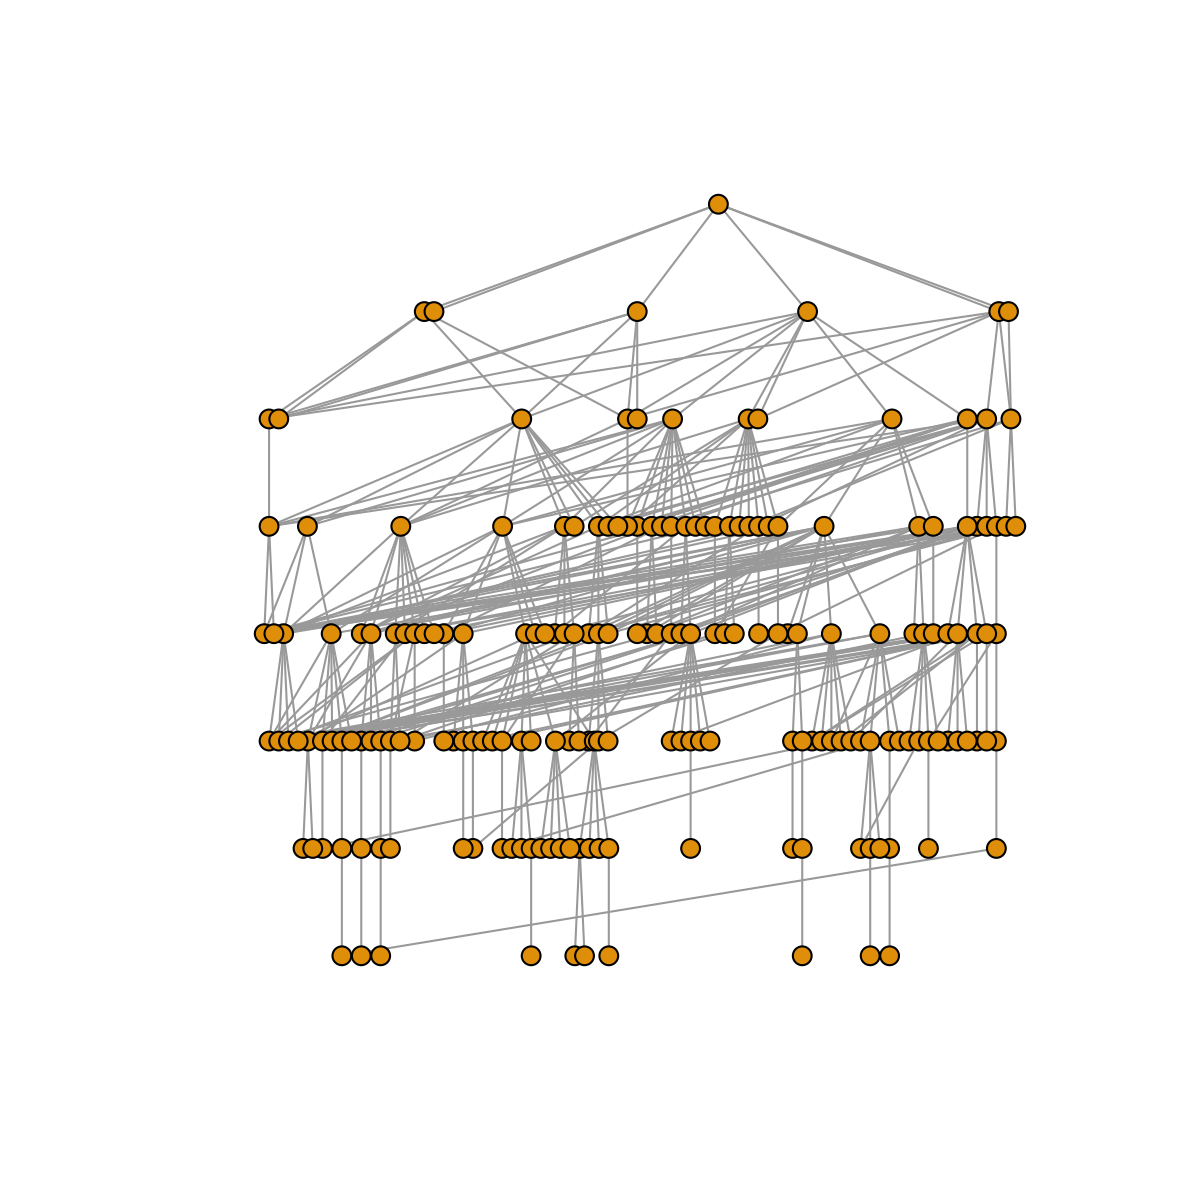

Generate this figure with R:
# degrees_from_kai.r

# preprocessing and sql db querying done with complementary python script
# r script used for visualization only

library(igraph)
library(RColorBrewer)

nodes <- read.table('nodes.txt', sep=',', header=FALSE, col.names=c('nodeID', 'tag', 'degree'))
edges <- read.table('edges.txt', sep=',', header=FALSE, col.names=c('ID1', 'ID2'))

net <- graph_from_data_frame(d=edges, vertices=nodes, directed=FALSE)

plot(net, layout=layout_as_tree(net, root=1, circular=TRUE), vertex.size=5, vertex.label=NA)

png('degrees_from_kai.png', width=6, height=6, units='in', res=200)
plot(net, layout=layout_as_tree(net, root=1, circular=FALSE), vertex.size=5, vertex.label=NA)
dev.off()

trace_path<-function(name) {
    print(paste('checking path for player: ', name, sep=''))
    player_heap<-list(name)
    while(length(player_heap)>0) {
        player_pop<-player_heap[[1]]
        player_heap<-player_heap[-1]

        player_id<-nodes[which(nodes[,2]==player_pop), 1]
        defeat_ids<-edges[which(edges[,2]==player_id), 1]
        for (i in defeat_ids) {
            defeat_name<-nodes[which(nodes[,1]==i), 2]
            player_heap[[length(player_heap)+1]]<-defeat_name
            print(paste(player_pop, 'defeated: ', defeat_name))
        }
    }
}
